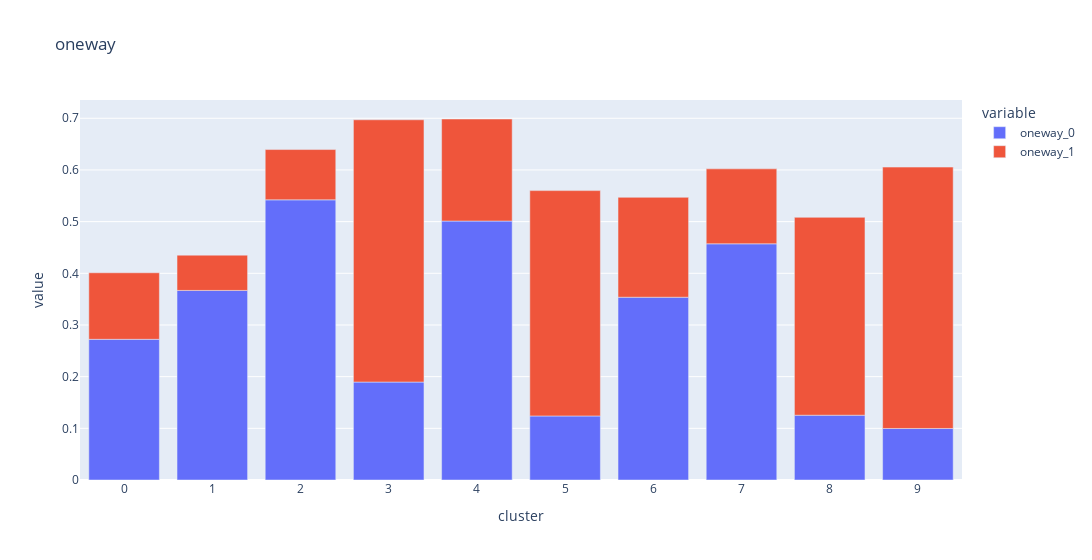
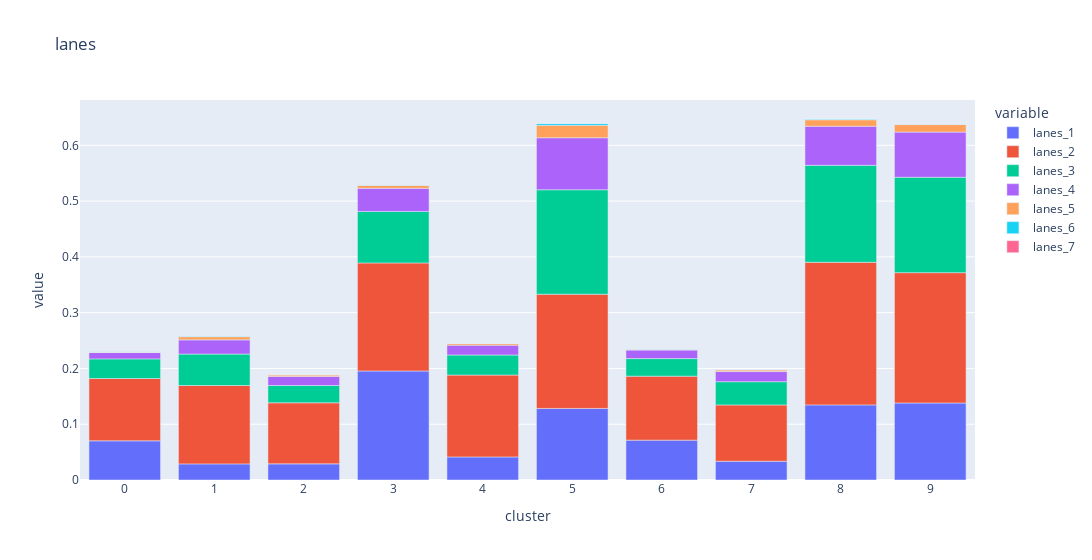
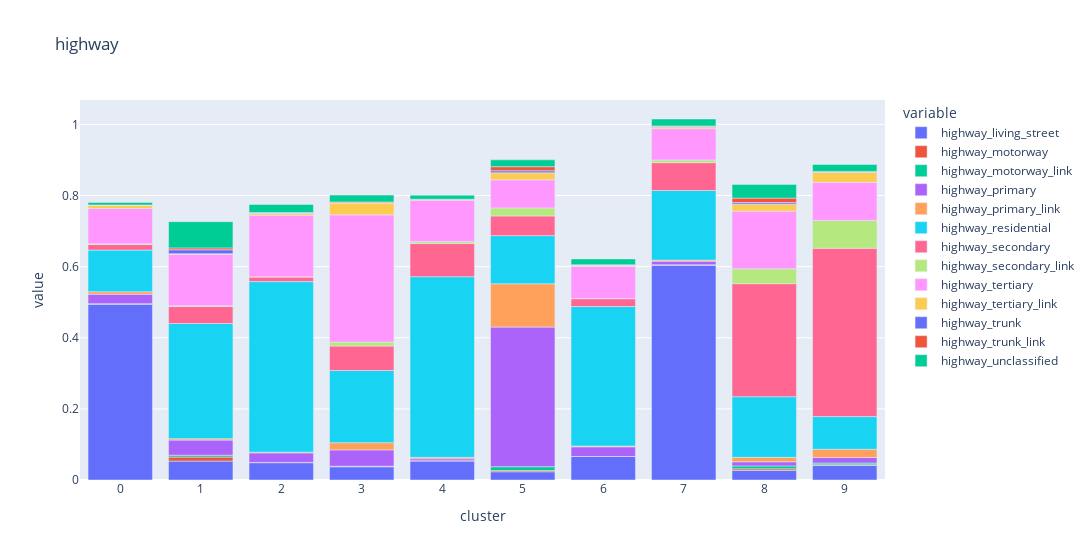
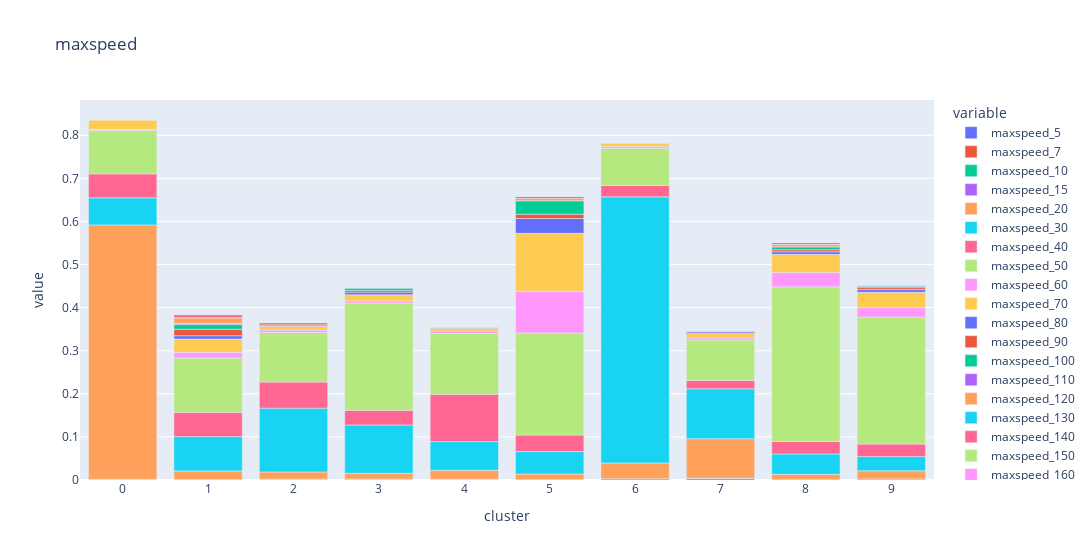

Notebook code cell kept with these figures, in order:
### Code cell
from src.tools.feature_extraction import FEATURESET
for feature_name in FEATURESET.keys():
    fig = px.bar(hex_tfidf_by_cluster_mean, x="cluster", y=list(filter(lambda x: feature_name in x, hex_tfidf_by_cluster_mean.columns)), width=1300, title=feature_name)
    fig.update_layout(
        xaxis = dict(
            tickmode = 'linear',
        )
    )
    fig.show()

### Figure 1 — Plotly figure (JSON) as saved in the notebook; plotly's stock layout.template omitted (floating-point values rounded to 4 significant figures)
{"data": [{"alignmentgroup": "True", "hovertemplate": "variable=oneway_0<br>cluster=%{x}<br>value=%{y}<extra></extra>", "legendgroup": "oneway_0", "marker": {"color": "#636efa"}, "name": "oneway_0", "offsetgroup": "oneway_0", "orientation": "v", "showlegend": true, "textposition": "auto", "type": "bar", "x": [0, 1, 2, 3, 4, 5, 6, 7, 8, 9], "xaxis": "x", "y": [0.2723, 0.3669, 0.5422, 0.1895, 0.5011, 0.1239, 0.3537, 0.4571, 0.1254, 0.09971], "yaxis": "y"}, {"alignmentgroup": "True", "hovertemplate": "variable=oneway_1<br>cluster=%{x}<br>value=%{y}<extra></extra>", "legendgroup": "oneway_1", "marker": {"color": "#EF553B"}, "name": "oneway_1", "offsetgroup": "oneway_1", "orientation": "v", "showlegend": true, "textposition": "auto", "type": "bar", "x": [0, 1, 2, 3, 4, 5, 6, 7, 8, 9], "xaxis": "x", "y": [0.1288, 0.06823, 0.09733, 0.5076, 0.1975, 0.4361, 0.1933, 0.145, 0.3829, 0.5058], "yaxis": "y"}], "layout": {"barmode": "relative", "legend": {"title": {"text": "variable"}, "tracegroupgap": 0}, "title": {"text": "oneway"}, "width": 1300, "xaxis": {"anchor": "y", "domain": [0, 1], "tickmode": "linear", "title": {"text": "cluster"}}, "yaxis": {"anchor": "x", "domain": [0, 1], "title": {"text": "value"}}}}

### Figure 2 — Plotly figure (JSON) as saved in the notebook; plotly's stock layout.template omitted (floating-point values rounded to 4 significant figures)
{"data": [{"alignmentgroup": "True", "hovertemplate": "variable=lanes_1<br>cluster=%{x}<br>value=%{y}<extra></extra>", "legendgroup": "lanes_1", "marker": {"color": "#636efa"}, "name": "lanes_1", "offsetgroup": "lanes_1", "orientation": "v", "showlegend": true, "textposition": "auto", "type": "bar", "x": [0, 1, 2, 3, 4, 5, 6, 7, 8, 9], "xaxis": "x", "y": [0.07021, 0.02888, 0.02893, 0.1954, 0.04135, 0.1283, 0.07144, 0.0336, 0.1347, 0.1381], "yaxis": "y"}, {"alignmentgroup": "True", "hovertemplate": "variable=lanes_2<br>cluster=%{x}<br>value=%{y}<extra></extra>", "legendgroup": "lanes_2", "marker": {"color": "#EF553B"}, "name": "lanes_2", "offsetgroup": "lanes_2", "orientation": "v", "showlegend": true, "textposition": "auto", "type": "bar", "x": [0, 1, 2, 3, 4, 5, 6, 7, 8, 9], "xaxis": "x", "y": [0.1117, 0.1405, 0.1095, 0.1937, 0.1468, 0.2047, 0.1147, 0.101, 0.2556, 0.2336], "yaxis": "y"}, {"alignmentgroup": "True", "hovertemplate": "variable=lanes_3<br>cluster=%{x}<br>value=%{y}<extra></extra>", "legendgroup": "lanes_3", "marker": {"color": "#00cc96"}, "name": "lanes_3", "offsetgroup": "lanes_3", "orientation": "v", "showlegend": true, "textposition": "auto", "type": "bar", "x": [0, 1, 2, 3, 4, 5, 6, 7, 8, 9], "xaxis": "x", "y": [0.03518, 0.05637, 0.03102, 0.09238, 0.03594, 0.1873, 0.03142, 0.04166, 0.1738, 0.171], "yaxis": "y"}, {"alignmentgroup": "True", "hovertemplate": "variable=lanes_4<br>cluster=%{x}<br>value=%{y}<extra></extra>", "legendgroup": "lanes_4", "marker": {"color": "#ab63fa"}, "name": "lanes_4", "offsetgroup": "lanes_4", "orientation": "v", "showlegend": true, "textposition": "auto", "type": "bar", "x": [0, 1, 2, 3, 4, 5, 6, 7, 8, 9], "xaxis": "x", "y": [0.01141, 0.02547, 0.01621, 0.04132, 0.01765, 0.09317, 0.0153, 0.01824, 0.07016, 0.08092], "yaxis": "y"}, {"alignmentgroup": "True", "hovertemplate": "variable=lanes_5<br>cluster=%{x}<br>value=%{y}<extra></extra>", "legendgroup": "lanes_5", "marker": {"color": "#FFA15A"}, "name": "lanes_5", "offsetgroup": "lanes_5", "orientation": "v", "showlegend": true, "textposition": "auto", "type": "bar", "x": [0, 1, 2, 3, 4, 5, 6, 7, 8, 9], "xaxis": "x", "y": [0.0008236, 0.005771, 0.003006, 0.005561, 0.002848, 0.02235, 0.001609, 0.003097, 0.01157, 0.01366], "yaxis": "y"}, {"alignmentgroup": "True", "hovertemplate": "variable=lanes_6<br>cluster=%{x}<br>value=%{y}<extra></extra>", "legendgroup": "lanes_6", "marker": {"color": "#19d3f3"}, "name": "lanes_6", "offsetgroup": "lanes_6", "orientation": "v", "showlegend": true, "textposition": "auto", "type": "bar", "x": [0, 1, 2, 3, 4, 5, 6, 7, 8, 9], "xaxis": "x", "y": [0.0004065, 0.0009497, 7.25e-05, 0.0003736, 0.0001588, 0.003251, 0.0002918, 0.0001836, 0.001356, 0.0006092], "yaxis": "y"}, {"alignmentgroup": "True", "hovertemplate": "variable=lanes_7<br>cluster=%{x}<br>value=%{y}<extra></extra>", "legendgroup": "lanes_7", "marker": {"color": "#FF6692"}, "name": "lanes_7", "offsetgroup": "lanes_7", "orientation": "v", "showlegend": true, "textposition": "auto", "type": "bar", "x": [0, 1, 2, 3, 4, 5, 6, 7, 8, 9], "xaxis": "x", "y": [0, 9.608e-05, 0, 0.0002497, 0, 0, 0, 0, 0, 0], "yaxis": "y"}], "layout": {"barmode": "relative", "legend": {"title": {"text": "variable"}, "tracegroupgap": 0}, "title": {"text": "lanes"}, "width": 1300, "xaxis": {"anchor": "y", "domain": [0, 1], "tickmode": "linear", "title": {"text": "cluster"}}, "yaxis": {"anchor": "x", "domain": [0, 1], "title": {"text": "value"}}}}

### Figure 3 — Plotly figure (JSON) as saved in the notebook; plotly's stock layout.template omitted (floating-point values rounded to 4 significant figures)
{"data": [{"alignmentgroup": "True", "hovertemplate": "variable=highway_living_street<br>cluster=%{x}<br>value=%{y}<extra></extra>", "legendgroup": "highway_living_street", "marker": {"color": "#636efa"}, "name": "highway_living_street", "offsetgroup": "highway_living_street", "orientation": "v", "showlegend": true, "textposition": "auto", "type": "bar", "x": [0, 1, 2, 3, 4, 5, 6, 7, 8, 9], "xaxis": "x", "y": [0.4949, 0.05311, 0.0487, 0.03717, 0.05379, 0.0232, 0.06605, 0.6042, 0.02678, 0.0409], "yaxis": "y"}, {"alignmentgroup": "True", "hovertemplate": "variable=highway_motorway<br>cluster=%{x}<br>value=%{y}<extra></extra>", "legendgroup": "highway_motorway", "marker": {"color": "#EF553B"}, "name": "highway_motorway", "offsetgroup": "highway_motorway", "orientation": "v", "showlegend": true, "textposition": "auto", "type": "bar", "x": [0, 1, 2, 3, 4, 5, 6, 7, 8, 9], "xaxis": "x", "y": [0, 0.01139, 0.0006861, 0.0008501, 0.0004208, 0.003363, 0, 0.0008327, 0.004526, 0.001886], "yaxis": "y"}, {"alignmentgroup": "True", "hovertemplate": "variable=highway_motorway_link<br>cluster=%{x}<br>value=%{y}<extra></extra>", "legendgroup": "highway_motorway_link", "marker": {"color": "#00cc96"}, "name": "highway_motorway_link", "offsetgroup": "highway_motorway_link", "orientation": "v", "showlegend": true, "textposition": "auto", "type": "bar", "x": [0, 1, 2, 3, 4, 5, 6, 7, 8, 9], "xaxis": "x", "y": [0.0009666, 0.005158, 0.0001027, 0.0006484, 0.0001636, 0.01077, 0, 0.0001752, 0.008328, 0.004763], "yaxis": "y"}, {"alignmentgroup": "True", "hovertemplate": "variable=highway_primary<br>cluster=%{x}<br>value=%{y}<extra></extra>", "legendgroup": "highway_primary", "marker": {"color": "#ab63fa"}, "name": "highway_primary", "offsetgroup": "highway_primary", "orientation": "v", "showlegend": true, "textposition": "auto", "type": "bar", "x": [0, 1, 2, 3, 4, 5, 6, 7, 8, 9], "xaxis": "x", "y": [0.02663, 0.04271, 0.02676, 0.04604, 0.005325, 0.3926, 0.02728, 0.01017, 0.01163, 0.01571], "yaxis": "y"}, {"alignmentgroup": "True", "hovertemplate": "variable=highway_primary_link<br>cluster=%{x}<br>value=%{y}<extra></extra>", "legendgroup": "highway_primary_link", "marker": {"color": "#FFA15A"}, "name": "highway_primary_link", "offsetgroup": "highway_primary_link", "orientation": "v", "showlegend": true, "textposition": "auto", "type": "bar", "x": [0, 1, 2, 3, 4, 5, 6, 7, 8, 9], "xaxis": "x", "y": [0.007081, 0.003945, 0.002063, 0.02033, 0.004101, 0.1218, 0.002174, 0.002958, 0.0124, 0.02312], "yaxis": "y"}, {"alignmentgroup": "True", "hovertemplate": "variable=highway_residential<br>cluster=%{x}<br>value=%{y}<extra></extra>", "legendgroup": "highway_residential", "marker": {"color": "#19d3f3"}, "name": "highway_residential", "offsetgroup": "highway_residential", "orientation": "v", "showlegend": true, "textposition": "auto", "type": "bar", "x": [0, 1, 2, 3, 4, 5, 6, 7, 8, 9], "xaxis": "x", "y": [0.1169, 0.3237, 0.4797, 0.2029, 0.5079, 0.1354, 0.3923, 0.1957, 0.1706, 0.09192], "yaxis": "y"}, {"alignmentgroup": "True", "hovertemplate": "variable=highway_secondary<br>cluster=%{x}<br>value=%{y}<extra></extra>", "legendgroup": "highway_secondary", "marker": {"color": "#FF6692"}, "name": "highway_secondary", "offsetgroup": "highway_secondary", "orientation": "v", "showlegend": true, "textposition": "auto", "type": "bar", "x": [0, 1, 2, 3, 4, 5, 6, 7, 8, 9], "xaxis": "x", "y": [0.01575, 0.04805, 0.01301, 0.06885, 0.09326, 0.05538, 0.02217, 0.0783, 0.3178, 0.4734], "yaxis": "y"}, {"alignmentgroup": "True", "hovertemplate": "variable=highway_secondary_link<br>cluster=%{x}<br>value=%{y}<extra></extra>", "legendgroup": "highway_secondary_link", "marker": {"color": "#B6E880"}, "name": "highway_secondary_link", "offsetgroup": "highway_secondary_link", "orientation": "v", "showlegend": true, "textposition": "auto", "type": "bar", "x": [0, 1, 2, 3, 4, 5, 6, 7, 8, 9], "xaxis": "x", "y": [0.001939, 0.001625, 0.0002405, 0.01114, 0.005462, 0.02266, 0.0003404, 0.007606, 0.04198, 0.07834], "yaxis": "y"}, {"alignmentgroup": "True", "hovertemplate": "variable=highway_tertiary<br>cluster=%{x}<br>value=%{y}<extra></extra>", "legendgroup": "highway_tertiary", "marker": {"color": "#FF97FF"}, "name": "highway_tertiary", "offsetgroup": "highway_tertiary", "orientation": "v", "showlegend": true, "textposition": "auto", "type": "bar", "x": [0, 1, 2, 3, 4, 5, 6, 7, 8, 9], "xaxis": "x", "y": [0.09938, 0.1453, 0.1736, 0.3577, 0.1163, 0.07881, 0.09057, 0.08795, 0.162, 0.1069], "yaxis": "y"}, {"alignmentgroup": "True", "hovertemplate": "variable=highway_tertiary_link<br>cluster=%{x}<br>value=%{y}<extra></extra>", "legendgroup": "highway_tertiary_link", "marker": {"color": "#FECB52"}, "name": "highway_tertiary_link", "offsetgroup": "highway_tertiary_link", "orientation": "v", "showlegend": true, "textposition": "auto", "type": "bar", "x": [0, 1, 2, 3, 4, 5, 6, 7, 8, 9], "xaxis": "x", "y": [0.009707, 0.001235, 0.004859, 0.03326, 0.002128, 0.02004, 0.002955, 0.004035, 0.0198, 0.02787], "yaxis": "y"}, {"alignmentgroup": "True", "hovertemplate": "variable=highway_trunk<br>cluster=%{x}<br>value=%{y}<extra></extra>", "legendgroup": "highway_trunk", "marker": {"color": "#636efa"}, "name": "highway_trunk", "offsetgroup": "highway_trunk", "orientation": "v", "showlegend": true, "textposition": "auto", "type": "bar", "x": [0, 1, 2, 3, 4, 5, 6, 7, 8, 9], "xaxis": "x", "y": [0, 0.01115, 0.001004, 0.0008557, 0, 0.005552, 0.0005746, 0.002348, 0.004232, 0.0009433], "yaxis": "y"}, {"alignmentgroup": "True", "hovertemplate": "variable=highway_trunk_link<br>cluster=%{x}<br>value=%{y}<extra></extra>", "legendgroup": "highway_trunk_link", "marker": {"color": "#EF553B"}, "name": "highway_trunk_link", "offsetgroup": "highway_trunk_link", "orientation": "v", "showlegend": true, "textposition": "auto", "type": "bar", "x": [0, 1, 2, 3, 4, 5, 6, 7, 8, 9], "xaxis": "x", "y": [0, 0.005283, 0.001357, 0.002267, 0.0006429, 0.0114, 0.0007516, 0.001223, 0.01272, 0.001963], "yaxis": "y"}, {"alignmentgroup": "True", "hovertemplate": "variable=highway_unclassified<br>cluster=%{x}<br>value=%{y}<extra></extra>", "legendgroup": "highway_unclassified", "marker": {"color": "#00cc96"}, "name": "highway_unclassified", "offsetgroup": "highway_unclassified", "orientation": "v", "showlegend": true, "textposition": "auto", "type": "bar", "x": [0, 1, 2, 3, 4, 5, 6, 7, 8, 9], "xaxis": "x", "y": [0.006911, 0.07378, 0.02305, 0.01909, 0.0116, 0.01931, 0.01656, 0.01961, 0.03851, 0.01956], "yaxis": "y"}], "layout": {"barmode": "relative", "legend": {"title": {"text": "variable"}, "tracegroupgap": 0}, "title": {"text": "highway"}, "width": 1300, "xaxis": {"anchor": "y", "domain": [0, 1], "tickmode": "linear", "title": {"text": "cluster"}}, "yaxis": {"anchor": "x", "domain": [0, 1], "title": {"text": "value"}}}}

### Figure 4 — Plotly figure (JSON) as saved in the notebook; plotly's stock layout.template omitted (floating-point values rounded to 4 significant figures)
{"data": [{"alignmentgroup": "True", "hovertemplate": "variable=maxspeed_5<br>cluster=%{x}<br>value=%{y}<extra></extra>", "legendgroup": "maxspeed_5", "marker": {"color": "#636efa"}, "name": "maxspeed_5", "offsetgroup": "maxspeed_5", "orientation": "v", "showlegend": true, "textposition": "auto", "type": "bar", "x": [0, 1, 2, 3, 4, 5, 6, 7, 8, 9], "xaxis": "x", "y": [0, 0.0005831, 0.0002113, 0, 0.0007533, 0.0003919, 0, 0, 0.0001813, 0], "yaxis": "y"}, {"alignmentgroup": "True", "hovertemplate": "variable=maxspeed_7<br>cluster=%{x}<br>value=%{y}<extra></extra>", "legendgroup": "maxspeed_7", "marker": {"color": "#EF553B"}, "name": "maxspeed_7", "offsetgroup": "maxspeed_7", "orientation": "v", "showlegend": true, "textposition": "auto", "type": "bar", "x": [0, 1, 2, 3, 4, 5, 6, 7, 8, 9], "xaxis": "x", "y": [0, 0, 0, 0, 0, 0, 0, 0, 0, 0], "yaxis": "y"}, {"alignmentgroup": "True", "hovertemplate": "variable=maxspeed_10<br>cluster=%{x}<br>value=%{y}<extra></extra>", "legendgroup": "maxspeed_10", "marker": {"color": "#00cc96"}, "name": "maxspeed_10", "offsetgroup": "maxspeed_10", "orientation": "v", "showlegend": true, "textposition": "auto", "type": "bar", "x": [0, 1, 2, 3, 4, 5, 6, 7, 8, 9], "xaxis": "x", "y": [0.001168, 0.000354, 0.001489, 0.000997, 0.001051, 0.0002679, 0.003015, 0.003354, 0.0002288, 0.002574], "yaxis": "y"}, {"alignmentgroup": "True", "hovertemplate": "variable=maxspeed_15<br>cluster=%{x}<br>value=%{y}<extra></extra>", "legendgroup": "maxspeed_15", "marker": {"color": "#ab63fa"}, "name": "maxspeed_15", "offsetgroup": "maxspeed_15", "orientation": "v", "showlegend": true, "textposition": "auto", "type": "bar", "x": [0, 1, 2, 3, 4, 5, 6, 7, 8, 9], "xaxis": "x", "y": [0.000514, 0.0003647, 0.0004431, 0.001218, 0, 0, 0, 0.0008022, 0.0002572, 0], "yaxis": "y"}, {"alignmentgroup": "True", "hovertemplate": "variable=maxspeed_20<br>cluster=%{x}<br>value=%{y}<extra></extra>", "legendgroup": "maxspeed_20", "marker": {"color": "#FFA15A"}, "name": "maxspeed_20", "offsetgroup": "maxspeed_20", "orientation": "v", "showlegend": true, "textposition": "auto", "type": "bar", "x": [0, 1, 2, 3, 4, 5, 6, 7, 8, 9], "xaxis": "x", "y": [0.5903, 0.01958, 0.0165, 0.01324, 0.02056, 0.01318, 0.03657, 0.09174, 0.01243, 0.01881], "yaxis": "y"}, {"alignmentgroup": "True", "hovertemplate": "variable=maxspeed_30<br>cluster=%{x}<br>value=%{y}<extra></extra>", "legendgroup": "maxspeed_30", "marker": {"color": "#19d3f3"}, "name": "maxspeed_30", "offsetgroup": "maxspeed_30", "orientation": "v", "showlegend": true, "textposition": "auto", "type": "bar", "x": [0, 1, 2, 3, 4, 5, 6, 7, 8, 9], "xaxis": "x", "y": [0.06283, 0.07979, 0.1481, 0.1123, 0.06681, 0.05213, 0.6175, 0.1158, 0.04738, 0.03298], "yaxis": "y"}, {"alignmentgroup": "True", "hovertemplate": "variable=maxspeed_40<br>cluster=%{x}<br>value=%{y}<extra></extra>", "legendgroup": "maxspeed_40", "marker": {"color": "#FF6692"}, "name": "maxspeed_40", "offsetgroup": "maxspeed_40", "orientation": "v", "showlegend": true, "textposition": "auto", "type": "bar", "x": [0, 1, 2, 3, 4, 5, 6, 7, 8, 9], "xaxis": "x", "y": [0.05562, 0.05651, 0.06055, 0.03383, 0.1099, 0.0383, 0.02659, 0.01934, 0.02886, 0.02902], "yaxis": "y"}, {"alignmentgroup": "True", "hovertemplate": "variable=maxspeed_50<br>cluster=%{x}<br>value=%{y}<extra></extra>", "legendgroup": "maxspeed_50", "marker": {"color": "#B6E880"}, "name": "maxspeed_50", "offsetgroup": "maxspeed_50", "orientation": "v", "showlegend": true, "textposition": "auto", "type": "bar", "x": [0, 1, 2, 3, 4, 5, 6, 7, 8, 9], "xaxis": "x", "y": [0.1013, 0.1257, 0.1151, 0.249, 0.141, 0.237, 0.08628, 0.0936, 0.3589, 0.2949], "yaxis": "y"}, {"alignmentgroup": "True", "hovertemplate": "variable=maxspeed_60<br>cluster=%{x}<br>value=%{y}<extra></extra>", "legendgroup": "maxspeed_60", "marker": {"color": "#FF97FF"}, "name": "maxspeed_60", "offsetgroup": "maxspeed_60", "orientation": "v", "showlegend": true, "textposition": "auto", "type": "bar", "x": [0, 1, 2, 3, 4, 5, 6, 7, 8, 9], "xaxis": "x", "y": [0.002306, 0.01329, 0.005474, 0.004989, 0.005478, 0.097, 0.003954, 0.004908, 0.03318, 0.02178], "yaxis": "y"}, {"alignmentgroup": "True", "hovertemplate": "variable=maxspeed_70<br>cluster=%{x}<br>value=%{y}<extra></extra>", "legendgroup": "maxspeed_70", "marker": {"color": "#FECB52"}, "name": "maxspeed_70", "offsetgroup": "maxspeed_70", "orientation": "v", "showlegend": true, "textposition": "auto", "type": "bar", "x": [0, 1, 2, 3, 4, 5, 6, 7, 8, 9], "xaxis": "x", "y": [0.02126, 0.03088, 0.008714, 0.01459, 0.006815, 0.1342, 0.007253, 0.01046, 0.04233, 0.03549], "yaxis": "y"}, {"alignmentgroup": "True", "hovertemplate": "variable=maxspeed_80<br>cluster=%{x}<br>value=%{y}<extra></extra>", "legendgroup": "maxspeed_80", "marker": {"color": "#636efa"}, "name": "maxspeed_80", "offsetgroup": "maxspeed_80", "orientation": "v", "showlegend": true, "textposition": "auto", "type": "bar", "x": [0, 1, 2, 3, 4, 5, 6, 7, 8, 9], "xaxis": "x", "y": [0.00107, 0.007784, 0.002653, 0.005822, 0.001414, 0.03438, 0.0007658, 0.003763, 0.006032, 0.006261], "yaxis": "y"}, {"alignmentgroup": "True", "hovertemplate": "variable=maxspeed_90<br>cluster=%{x}<br>value=%{y}<extra></extra>", "legendgroup": "maxspeed_90", "marker": {"color": "#EF553B"}, "name": "maxspeed_90", "offsetgroup": "maxspeed_90", "orientation": "v", "showlegend": true, "textposition": "auto", "type": "bar", "x": [0, 1, 2, 3, 4, 5, 6, 7, 8, 9], "xaxis": "x", "y": [0, 0.01504, 0.002834, 0.003909, 0.0005479, 0.009801, 0.0005657, 0.0005201, 0.004708, 0.004602], "yaxis": "y"}, {"alignmentgroup": "True", "hovertemplate": "variable=maxspeed_100<br>cluster=%{x}<br>value=%{y}<extra></extra>", "legendgroup": "maxspeed_100", "marker": {"color": "#00cc96"}, "name": "maxspeed_100", "offsetgroup": "maxspeed_100", "orientation": "v", "showlegend": true, "textposition": "auto", "type": "bar", "x": [0, 1, 2, 3, 4, 5, 6, 7, 8, 9], "xaxis": "x", "y": [0.0007598, 0.01073, 0.003673, 0.005983, 0.001384, 0.0316, 0.0007698, 0.001694, 0.00683, 0.0033], "yaxis": "y"}, {"alignmentgroup": "True", "hovertemplate": "variable=maxspeed_110<br>cluster=%{x}<br>value=%{y}<extra></extra>", "legendgroup": "maxspeed_110", "marker": {"color": "#ab63fa"}, "name": "maxspeed_110", "offsetgroup": "maxspeed_110", "orientation": "v", "showlegend": true, "textposition": "auto", "type": "bar", "x": [0, 1, 2, 3, 4, 5, 6, 7, 8, 9], "xaxis": "x", "y": [0, 0.002754, 0, 0, 0, 0, 0, 0, 0, 0.001633], "yaxis": "y"}, {"alignmentgroup": "True", "hovertemplate": "variable=maxspeed_120<br>cluster=%{x}<br>value=%{y}<extra></extra>", "legendgroup": "maxspeed_120", "marker": {"color": "#FFA15A"}, "name": "maxspeed_120", "offsetgroup": "maxspeed_120", "orientation": "v", "showlegend": true, "textposition": "auto", "type": "bar", "x": [0, 1, 2, 3, 4, 5, 6, 7, 8, 9], "xaxis": "x", "y": [0, 0.01314, 0.0007348, 0.0006706, 0.0004033, 0.005079, 0.000556, 0.001743, 0.00558, 0], "yaxis": "y"}, {"alignmentgroup": "True", "hovertemplate": "variable=maxspeed_130<br>cluster=%{x}<br>value=%{y}<extra></extra>", "legendgroup": "maxspeed_130", "marker": {"color": "#19d3f3"}, "name": "maxspeed_130", "offsetgroup": "maxspeed_130", "orientation": "v", "showlegend": true, "textposition": "auto", "type": "bar", "x": [0, 1, 2, 3, 4, 5, 6, 7, 8, 9], "xaxis": "x", "y": [0, 0, 0, 0, 0, 0, 0, 0, 0, 0], "yaxis": "y"}, {"alignmentgroup": "True", "hovertemplate": "variable=maxspeed_140<br>cluster=%{x}<br>value=%{y}<extra></extra>", "legendgroup": "maxspeed_140", "marker": {"color": "#FF6692"}, "name": "maxspeed_140", "offsetgroup": "maxspeed_140", "orientation": "v", "showlegend": true, "textposition": "auto", "type": "bar", "x": [0, 1, 2, 3, 4, 5, 6, 7, 8, 9], "xaxis": "x", "y": [0.0006896, 0.007404, 0.0003091, 9.299e-05, 0.0001556, 0.004884, 0, 0.0003214, 0.004738, 0.001544], "yaxis": "y"}, {"alignmentgroup": "True", "hovertemplate": "variable=maxspeed_150<br>cluster=%{x}<br>value=%{y}<extra></extra>", "legendgroup": "maxspeed_150", "marker": {"color": "#B6E880"}, "name": "maxspeed_150", "offsetgroup": "maxspeed_150", "orientation": "v", "showlegend": true, "textposition": "auto", "type": "bar", "x": [0, 1, 2, 3, 4, 5, 6, 7, 8, 9], "xaxis": "x", "y": [0, 0, 0, 0, 0, 0, 0, 0, 0, 0], "yaxis": "y"}, {"alignmentgroup": "True", "hovertemplate": "variable=maxspeed_160<br>cluster=%{x}<br>value=%{y}<extra></extra>", "legendgroup": "maxspeed_160", "marker": {"color": "#FF97FF"}, "name": "maxspeed_160", "offsetgroup": "maxspeed_160", "orientation": "v", "showlegend": true, "textposition": "auto", "type": "bar", "x": [0, 1, 2, 3, 4, 5, 6, 7, 8, 9], "xaxis": "x", "y": [0, 0, 0, 0, 0, 0, 0, 0, 0, 0], "yaxis": "y"}], "layout": {"barmode": "relative", "legend": {"title": {"text": "variable"}, "tracegroupgap": 0}, "title": {"text": "maxspeed"}, "width": 1300, "xaxis": {"anchor": "y", "domain": [0, 1], "tickmode": "linear", "title": {"text": "cluster"}}, "yaxis": {"anchor": "x", "domain": [0, 1], "title": {"text": "value"}}}}
